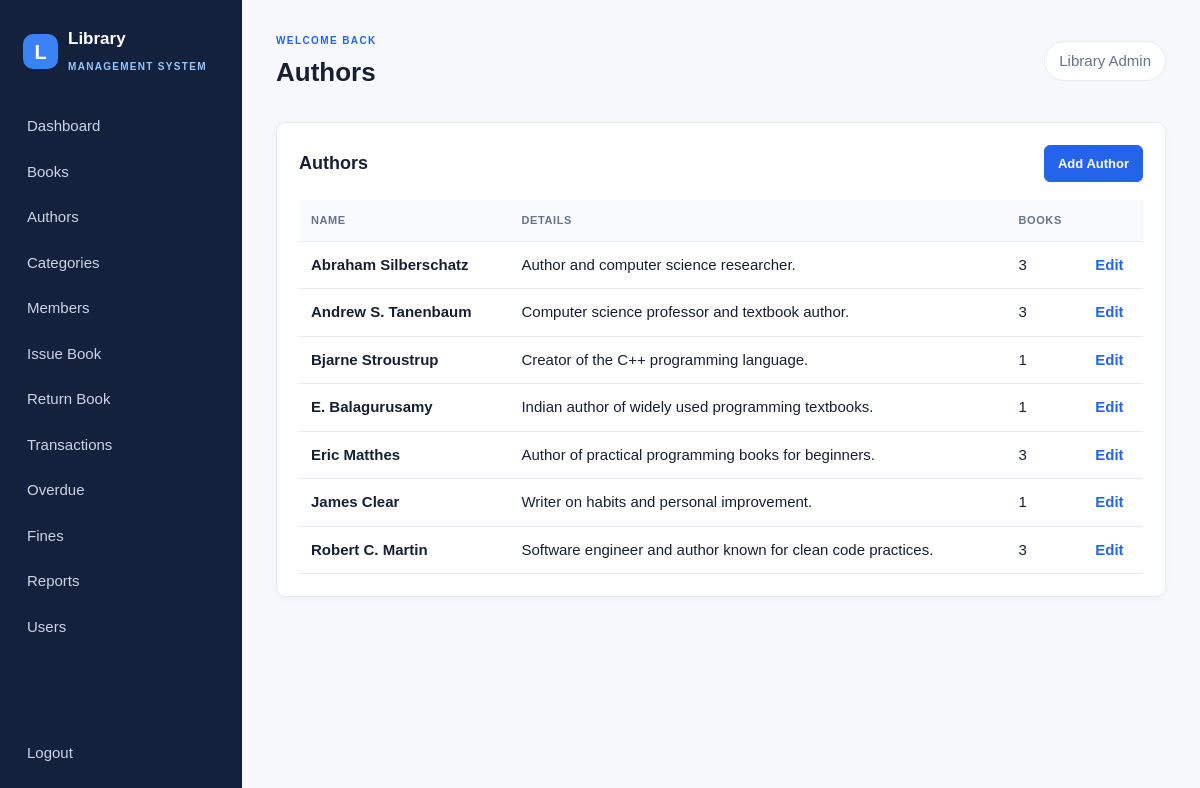
Page /authors/ (signed in) on the committed database.
### library/models.py (models this page shows, shortened)
class Author(models.Model):
    name = models.CharField(max_length=150, unique=True)
    biography = models.TextField(blank=True)
    class Meta:
        ordering = ["name"]

### library/views.py (the view)
# urls.py: path("authors/", views.author_list, name="author_list"), path("authors/add/", views.author_form, name="author_create"), path("authors/<int:pk>/edit/", views.author_form, name="author_edit"),
@staff_required
def author_list(request):
    return render(request, "shared/list.html", {"items": _page(request, Author.objects.annotate(book_count=Count("books")).order_by("name")), "title": "Authors", "add_url": "author_create", "edit_url": "author_edit", "is_category": False})

### library/context_processors.py (called while the page is built)
def user_role(request):
    user = request.user
    return {
        "is_librarian": user.is_authenticated and (user.is_staff or user.groups.filter(name="Librarian").exists()),
        "is_admin_role": user.is_authenticated and user.is_staff,
        "is_member_role": user.is_authenticated and hasattr(user, "member_profile"),
    }

### library/views.py (called while the page is built)
def staff_required(view):
    return user_passes_test(lambda user: user.is_authenticated and user.is_staff, login_url="login")(view)

def _page(request, queryset, size=10):
    return Paginator(queryset, size).get_page(request.GET.get("page"))

### library/templates/shared/list.html
{% extends 'base.html' %}{% block page_title %}{{ title }}{% endblock %}{% block content %}<section class="panel"><div class="panel-heading"><h2>{{ title }}</h2><a class="btn primary" href="{% url add_url %}">Add {{ title|slice:':-1' }}</a></div><div class="table-wrap"><table><thead><tr><th>Name</th><th>Details</th><th>Books</th><th></th></tr></thead><tbody>{% for item in items %}<tr><td><strong>{{ item.name }}</strong></td><td>{% if is_category %}{{ item.description|default:'—'|truncatechars:80 }}{% else %}{{ item.biography|default:'—'|truncatechars:80 }}{% endif %}</td><td>{{ item.book_count }}</td><td><a class="text-link" href="{% url edit_url item.pk %}">Edit</a></td></tr>{% empty %}<tr><td colspan="4" class="empty">No {{ title|lower }} found.</td></tr>{% endfor %}</tbody></table></div>{% include 'includes/pagination.html' with page_obj=items %}</section>{% endblock %}

### library/templates/base.html (shortened to what this page needs)
{% load static %}
<!DOCTYPE html>
<html lang="en">
<head>
  <link rel="stylesheet" href="{% static 'css/style.css' %}">
</head>
<body>
{% if user.is_authenticated %}
<div class="layout">
  <aside class="sidebar">
    <a class="brand" href="{% url 'dashboard' %}"><span class="brand-mark">L</span><span>Library<br><small>Management System</small></span></a>
    <nav class="nav-links">
      <a href="{% url 'dashboard' %}">Dashboard</a>
      {% if is_member_role and not is_librarian %}
        <a href="{% url 'book_list' %}">Browse Books</a><a href="{% url 'my_books' %}">My Books</a><a href="{% url 'my_history' %}">My History</a><a href="{% url 'my_fines' %}">My Fines</a><a href="{% url 'profile' %}">Profile</a>
      {% else %}
        <a href="{% url 'book_list' %}">Books</a>
        {% if is_admin_role %}<a href="{% url 'author_list' %}">Authors</a><a href="{% url 'category_list' %}">Categories</a>{% endif %}
        <a href="{% url 'member_list' %}">Members</a><a href="{% url 'issue_book' %}">Issue Book</a><a href="{% url 'return_book' %}">Return Book</a><a href="{% url 'transaction_list' %}">Transactions</a><a href="{% url 'overdue_list' %}">Overdue</a><a href="{% url 'fine_list' %}">Fines</a><a href="{% url 'reports' %}">Reports</a>
        {% if is_admin_role %}<a href="/admin/">Users</a>{% endif %}
      {% endif %}
    </nav>
    <form class="logout-form" method="post" action="{% url 'logout' %}">{% csrf_token %}<button type="submit">Logout</button></form>
  </aside>
  <main class="main-content">
    <header class="topbar"><div><span class="eyebrow">WELCOME BACK</span><h1>{% block page_title %}Dashboard{% endblock %}</h1></div><div class="user-chip">{{ user.get_full_name|default:user.username }}</div></header>
    {% block content %}{% endblock %}
  </main>
</div>
{% else %}{% block guest_content %}{% endblock %}{% endif %}
</body>
</html>

### library/static/css/style.css (style rules this page uses)
:root { --ink:#172033;--muted:#64748b;--navy:#14213d;--blue:#2563eb;--line:#e5eaf2;--paper:#f6f8fc;--green:#059669;--orange:#d97706;--red:#dc2626 }
* { box-sizing:border-box }
body { margin:0;background:var(--paper);color:var(--ink);font:15px/1.5 Arial,sans-serif }
.layout { min-height:100vh;display:flex }
.sidebar { width:242px;background:var(--navy);color:#dbeafe;padding:26px 15px;display:flex;flex-direction:column;position:fixed;inset:0 auto 0 0 }
.brand { display:flex;gap:10px;align-items:center;color:#fff;text-decoration:none;font-size:17px;font-weight:bold;padding:0 8px 28px }
.brand small { font-size:10px;letter-spacing:1.3px;color:#93c5fd;text-transform:uppercase }
.brand-mark,.login-logo { display:grid;place-items:center;border-radius:10px;background:#3b82f6;width:35px;height:35px;color:#fff;font-size:20px }
.nav-links { display:grid;gap:3px }
.nav-links a,.logout-form button { border:0;background:transparent;color:#cbd5e1;text-decoration:none;padding:10px 12px;border-radius:7px;font:inherit;text-align:left;width:100%;cursor:pointer }
.logout-form { margin-top:auto }
.main-content { margin-left:242px;width:calc(100% - 242px);padding:28px 34px }
.topbar { display:flex;justify-content:space-between;align-items:center;margin-bottom:28px }
.topbar h1 { font-size:26px;margin:2px 0 }
.eyebrow { font-size:10px;letter-spacing:1.4px;color:var(--blue);font-weight:bold }
.user-chip { background:#fff;border:1px solid var(--line);border-radius:30px;padding:8px 14px;color:var(--muted) }
.panel,.form-panel,.detail-card { background:#fff;border:1px solid var(--line);border-radius:10px;padding:22px;margin-bottom:22px;box-shadow:0 2px 7px #17203308 }
.panel-heading { display:flex;align-items:center;justify-content:space-between;gap:12px;margin-bottom:18px }
.panel h2,.form-panel h2 { font-size:18px;margin:0 }
.panel-heading a,.text-link { color:var(--blue);font-weight:bold;text-decoration:none }
.table-wrap { overflow-x:auto }
table { border-collapse:collapse;width:100%;min-width:620px }
th { text-align:left;color:var(--muted);font-size:11px;text-transform:uppercase;letter-spacing:.6px;background:#f8fafc }
th,td { padding:12px;border-bottom:1px solid var(--line);vertical-align:middle }
small { color:var(--muted) }
.btn { display:inline-block;border:1px solid #cbd5e1;background:#fff;border-radius:6px;padding:8px 13px;text-decoration:none;color:var(--ink);font:inherit;font-size:13px;cursor:pointer }
.btn.primary { color:#fff;background:var(--blue);border-color:var(--blue) }

### rows in the picture
Author: name "Abraham Silberschatz", biography "Author and computer science researcher.", book_count "3"
Author: name "Andrew S. Tanenbaum", biography "Computer science professor and textbook author.", book_count "3"
Author: name "Bjarne Stroustrup", biography "Creator of the C++ programming language.", book_count "1"
Author: name "E. Balagurusamy", biography "Indian author of widely used programming textbooks.", book_count "1"
Author: name "Eric Matthes", biography "Author of practical programming books for beginners.", book_count "3"
Author: name "James Clear", biography "Writer on habits and personal improvement.", book_count "1"
Author: name "Robert C. Martin", biography "Software engineer and author known for clean code practices.", book_count "3"

### other values in the picture
{{ title }} "Authors"
{{ user.get_full_name|default:user.username }} "Library Admin"
{{ title|slice:':-1' }} "Author"
